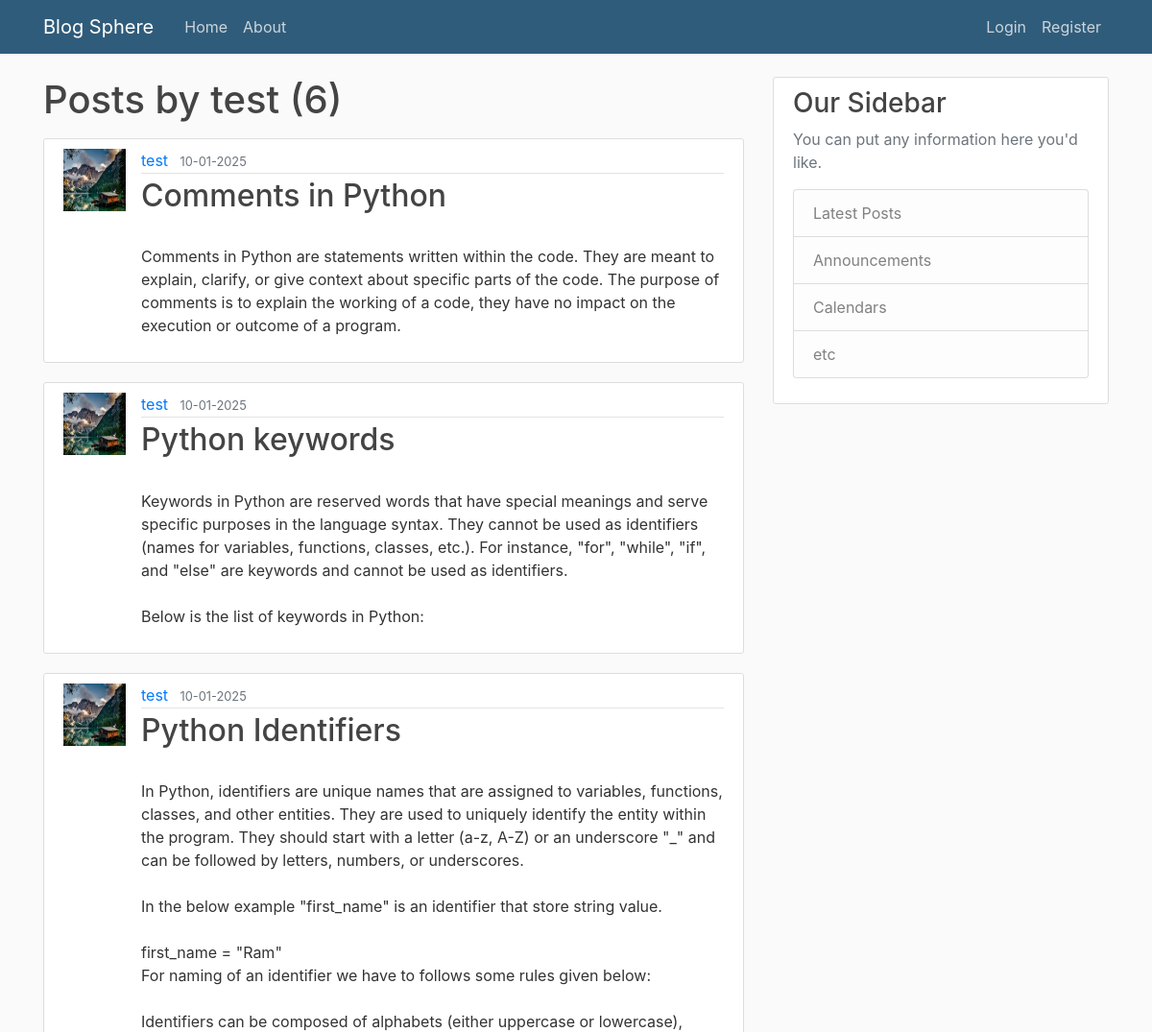
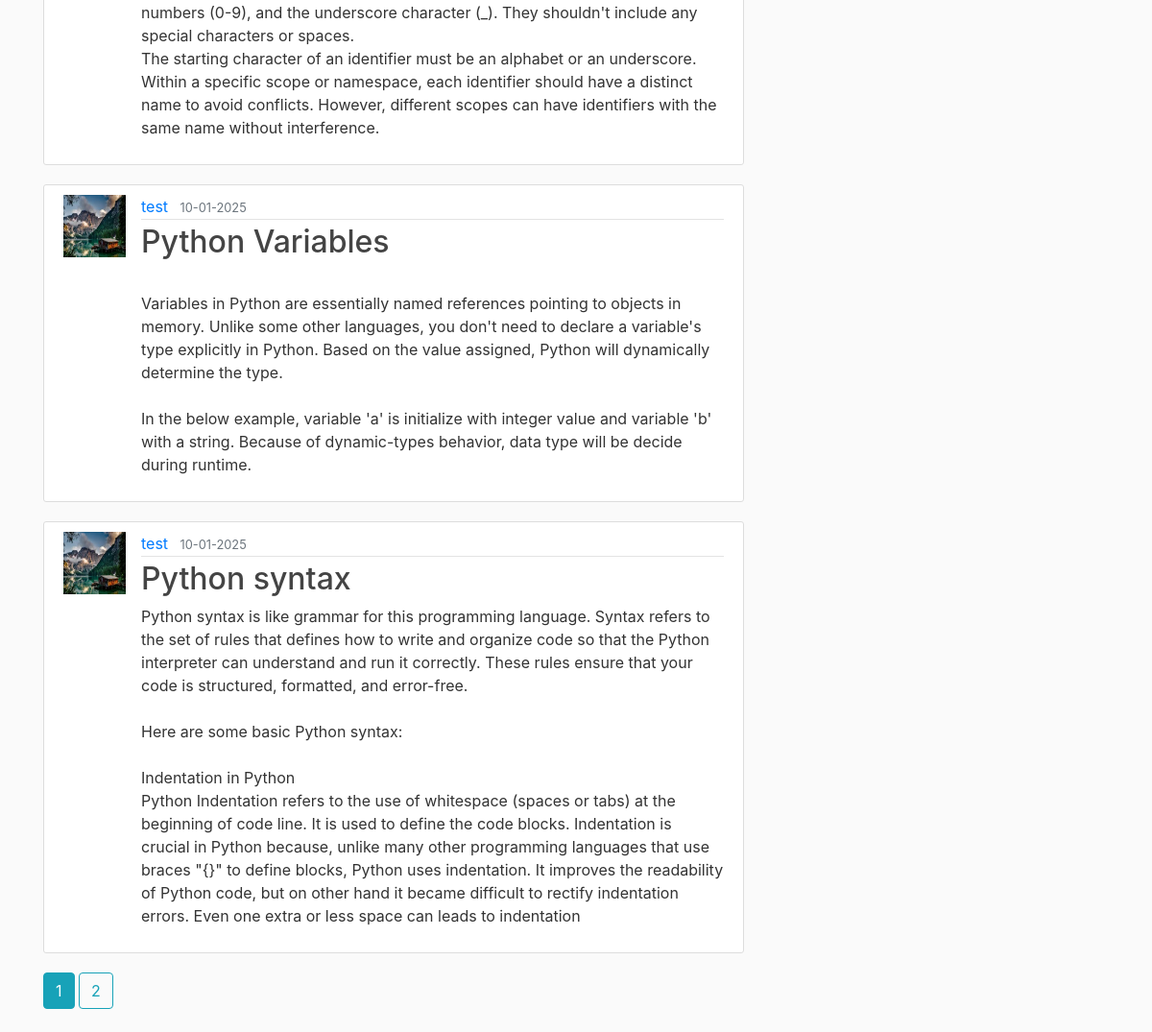
The app's page /user/test with its own data (2 pictures, top to bottom).
### flaskapp/models.py (models this page shows, shortened)
class User(db.Model,UserMixin):
    id = db.Column(db.Integer, primary_key=True)
    username = db.Column(db.String(20), unique=True, nullable=False)
    email = db.Column(db.String(120), unique=True, nullable=False)
    image_file = db.Column(db.String(20), nullable=False, default='default.jpg')
    password = db.Column(db.String(60), nullable=False)
    posts = db.relationship('Post', backref='author', lazy=True)

class Post(db.Model):
    id = db.Column(db.Integer, primary_key=True)
    title = db.Column(db.String(100), nullable=False)
    date_posted = db.Column(db.DateTime, nullable=False, default=datetime.utcnow)
    content = db.Column(db.Text, nullable=False)
    user_id = db.Column(db.Integer, db.ForeignKey('user.id'), nullable=False)

### flaskapp/routes.py (the view)
@app.route("/user/<string:username>")
def user_posts(username):
    page = request.args.get('page', 1, type=int)
    user = User.query.filter_by(username=username).first_or_404()
    posts = Post.query.filter_by(author=user)\
        .order_by(Post.date_posted.desc())\
        .paginate(page=page, per_page=5)
    return render_template('user.html', posts=posts, user=user)

### flaskapp/templates/user.html (shortened to what this page needs)
{% extends "layout.html" %}
{% block content %}
    <h1 class="mb-3">Posts by {{user.username}} ({{posts.total}})</h1>
    {% for post in posts.items %}
        <article class="media content-section">
          <img class="rounded-cirlce article-img" src="{{url_for('static',filename='profile/'+post.author.image_file)}}">
          <div class="media-body">
            <div class="article-metadata">
              <a class="mr-2" href="{{url_for('user_posts',username=post.author.username)}}">{{ post.author.username }}</a>
              <small class="text-muted">{{ post.date_posted.strftime('%d-%m-%Y') }}</small>
            </div>
            <h2><a class="article-title" href="{{url_for('post',post_id=post.id)}}">{{ post.title }}</a></h2>
            <p class="article-content">{{ post.content }}</p>
          </div>
        </article>
    {% endfor %}
    {% for page_num in posts.iter_pages(left_edge=1,right_edge=1) %}
    {% if page_num %}
       {% if posts.page==page_num %}
           <a class="btn btn-info mb-4" href="{{url_for('user_posts',username=user.username,page=page_num)}}">{{page_num}}</a>
       {% else %}
         <a class="btn btn-outline-info mb-4" href="{{url_for('user_posts',username=user.username,page=page_num)}}">{{page_num}}</a>
       {% endif %}
    {% endif %}
    {% endfor %}
{% endblock content %}

### flaskapp/static/main.css (style rules this page uses)
body { background: #fafafa; color: #333333; margin-top: 5rem; }
h1, h2, h3, h4, h5, h6 { color: #444444; }
.content-section { background: #ffffff; padding: 10px 20px; border: 1px solid #dddddd; border-radius: 3px; margin-bottom: 20px; }
.article-title { color: #444444; }
.article-content { white-space: pre-line; }
.article-img { height: 65px; width: 65px; margin-right: 16px; }
.article-metadata { padding-bottom: 1px; margin-bottom: 4px; border-bottom: 1px solid #e3e3e3 }

### records on screen
User: username "test"
Post: image_file (placeholder picture), author.username "test", date_posted "10-01-2025", title "Comments in Python", content "Comments in Python are statements written within the code. They are meant to explain, clarify, or give context about specific parts of the code. The purpose of comments is to explain the working of a code, they have no impact on the execution or outcome of a program."
Post: image_file (placeholder picture), author.username "test", date_posted "10-01-2025", title "Python keywords", content "Keywords in Python are reserved words that have special meanings and serve specific purposes in the language syntax. They cannot be used as identifiers (names for variables, functions, classes, etc.). For instance, \"for\", \"while\", \"if\", and \"else\" are keywords and cannot be used as identifiers. Below is the list of keywords in Python:"
Post: image_file (placeholder picture), author.username "test", date_posted "10-01-2025", title "Python Identifiers", content "In Python, identifiers are unique names that are assigned to variables, functions, classes, and other entities. They are used to uniquely identify the entity within the program. They should start with a letter (a-z, A-Z) or an underscore \"_\" and can be followed by letters, numbers, or underscores. In the below example \"first_name\" is an identifier that store string value. first_name = \"Ram\" For naming of an identifier we have to follows some rules given below: Identifiers can be composed of alphabets (either uppercase or lowercase), numbers (0-9), and the underscore character (_). They shouldn't include any special characters or spaces. The starting character of an identifier must be an…"
Post: image_file (placeholder picture), author.username "test", date_posted "10-01-2025", title "Python Variables", content "Variables in Python are essentially named references pointing to objects in memory. Unlike some other languages, you don't need to declare a variable's type explicitly in Python. Based on the value assigned, Python will dynamically determine the type. In the below example, variable 'a' is initialize with integer value and variable 'b' with a string. Because of dynamic-types behavior, data type will be decide during runtime."
Post: image_file (placeholder picture), author.username "test", date_posted "10-01-2025", title "Python syntax", content "Python syntax is like grammar for this programming language. Syntax refers to the set of rules that defines how to write and organize code so that the Python interpreter can understand and run it correctly. These rules ensure that your code is structured, formatted, and error-free. Here are some basic Python syntax: Indentation in Python Python Indentation refers to the use of whitespace (spaces or tabs) at the beginning of code line. It is used to define the code blocks. Indentation is crucial in Python because, unlike many other programming languages that use braces \"{}\" to define blocks, Python uses indentation. It improves the readability of Python code, but on other hand it became…"

### other values on screen
{{ posts.total }} "6"
{{ page_num }} "1"
{{ page_num }} "2"
